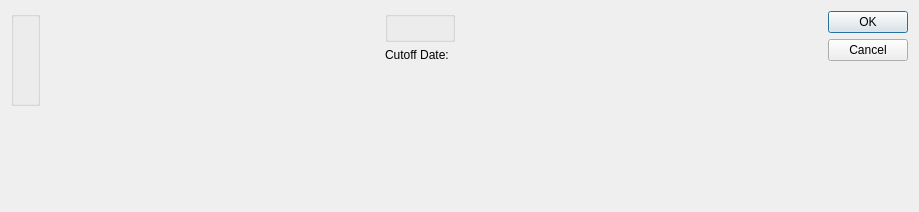
<?xml version="1.0" encoding="UTF-8"?>
<ui version="4.0">
 <class>runMRPException</class>
 <widget class="QDialog" name="runMRPException">
  <property name="geometry">
   <rect>
    <x>0</x>
    <y>0</y>
    <width>919</width>
    <height>212</height>
   </rect>
  </property>
  <property name="windowTitle">
   <string>Run MRP Exceptions</string>
  </property>
  <layout class="QGridLayout" name="gridLayout_2">
   <item row="0" column="0">
    <layout class="QGridLayout" name="gridLayout">
     <item row="0" column="0">
      <layout class="QHBoxLayout" name="horizontalLayout_3">
       <item>
        <layout class="QHBoxLayout" name="horizontalLayout_2">
         <item>
          <widget class="ParameterGroup" name="_plannerCode">
           <property name="type">
            <enum>ParameterGroup::PlannerCode</enum>
           </property>
          </widget>
         </item>
         <item>
          <layout class="QVBoxLayout" name="verticalLayout_3">
           <item>
            <widget class="ItemCluster" name="_item">
             <property name="infoVisible" stdset="0">
              <bool>true</bool>
             </property>
             <property name="listVisible" stdset="0">
              <bool>true</bool>
             </property>
            </widget>
           </item>
           <item>
            <spacer name="verticalSpacer_2">
             <property name="orientation">
              <enum>Qt::Vertical</enum>
             </property>
             <property name="sizeHint" stdset="0">
              <size>
               <width>20</width>
               <height>40</height>
              </size>
             </property>
            </spacer>
           </item>
          </layout>
         </item>
         <item>
          <spacer name="horizontalSpacer">
           <property name="orientation">
            <enum>Qt::Horizontal</enum>
           </property>
           <property name="sizeHint" stdset="0">
            <size>
             <width>40</width>
             <height>20</height>
            </size>
           </property>
          </spacer>
         </item>
        </layout>
       </item>
       <item>
        <layout class="QVBoxLayout" name="verticalLayout_4">
         <item>
          <widget class="WarehouseGroup" name="_warehouse"/>
         </item>
         <item>
          <layout class="QHBoxLayout" name="horizontalLayout">
           <item>
            <widget class="QLabel" name="_cutoffDateLit">
             <property name="text">
              <string>Cutoff Date:</string>
             </property>
            </widget>
           </item>
           <item>
            <widget class="DLineEdit" name="_cutOffDate"/>
           </item>
          </layout>
         </item>
         <item>
          <spacer name="verticalSpacer_3">
           <property name="orientation">
            <enum>Qt::Vertical</enum>
           </property>
           <property name="sizeHint" stdset="0">
            <size>
             <width>20</width>
             <height>40</height>
            </size>
           </property>
          </spacer>
         </item>
        </layout>
       </item>
       <item>
        <spacer name="horizontalSpacer_2">
         <property name="orientation">
          <enum>Qt::Horizontal</enum>
         </property>
         <property name="sizeHint" stdset="0">
          <size>
           <width>40</width>
           <height>20</height>
          </size>
         </property>
        </spacer>
       </item>
       <item>
        <layout class="QVBoxLayout" name="verticalLayout_2">
         <item>
          <layout class="QVBoxLayout" name="verticalLayout">
           <item>
            <widget class="QPushButton" name="_ok">
             <property name="text">
              <string>OK</string>
             </property>
            </widget>
           </item>
           <item>
            <widget class="QPushButton" name="_cancel">
             <property name="text">
              <string>Cancel</string>
             </property>
            </widget>
           </item>
          </layout>
         </item>
         <item>
          <spacer name="verticalSpacer">
           <property name="orientation">
            <enum>Qt::Vertical</enum>
           </property>
           <property name="sizeHint" stdset="0">
            <size>
             <width>20</width>
             <height>40</height>
            </size>
           </property>
          </spacer>
         </item>
        </layout>
       </item>
      </layout>
     </item>
     <item row="1" column="0">
      <spacer name="verticalSpacer_4">
       <property name="orientation">
        <enum>Qt::Vertical</enum>
       </property>
       <property name="sizeHint" stdset="0">
        <size>
         <width>20</width>
         <height>40</height>
        </size>
       </property>
      </spacer>
     </item>
    </layout>
   </item>
  </layout>
 </widget>
 <customwidgets>
  <customwidget>
   <class>DLineEdit</class>
   <extends>QWidget</extends>
   <header>datecluster.h</header>
   <container>1</container>
  </customwidget>
  <customwidget>
   <class>ItemCluster</class>
   <extends>QWidget</extends>
   <header>itemcluster.h</header>
   <container>1</container>
  </customwidget>
  <customwidget>
   <class>ParameterGroup</class>
   <extends>QGroupBox</extends>
   <header>parametergroup.h</header>
   <container>1</container>
  </customwidget>
  <customwidget>
   <class>WarehouseGroup</class>
   <extends>QGroupBox</extends>
   <header>warehousegroup.h</header>
  </customwidget>
 </customwidgets>
 <resources/>
 <connections>
  <connection>
   <sender>_cancel</sender>
   <signal>clicked()</signal>
   <receiver>runMRPException</receiver>
   <slot>close()</slot>
   <hints>
    <hint type="sourcelabel">
     <x>697</x>
     <y>51</y>
    </hint>
    <hint type="destinationlabel">
     <x>271</x>
     <y>90</y>
    </hint>
   </hints>
  </connection>
 </connections>
</ui>
